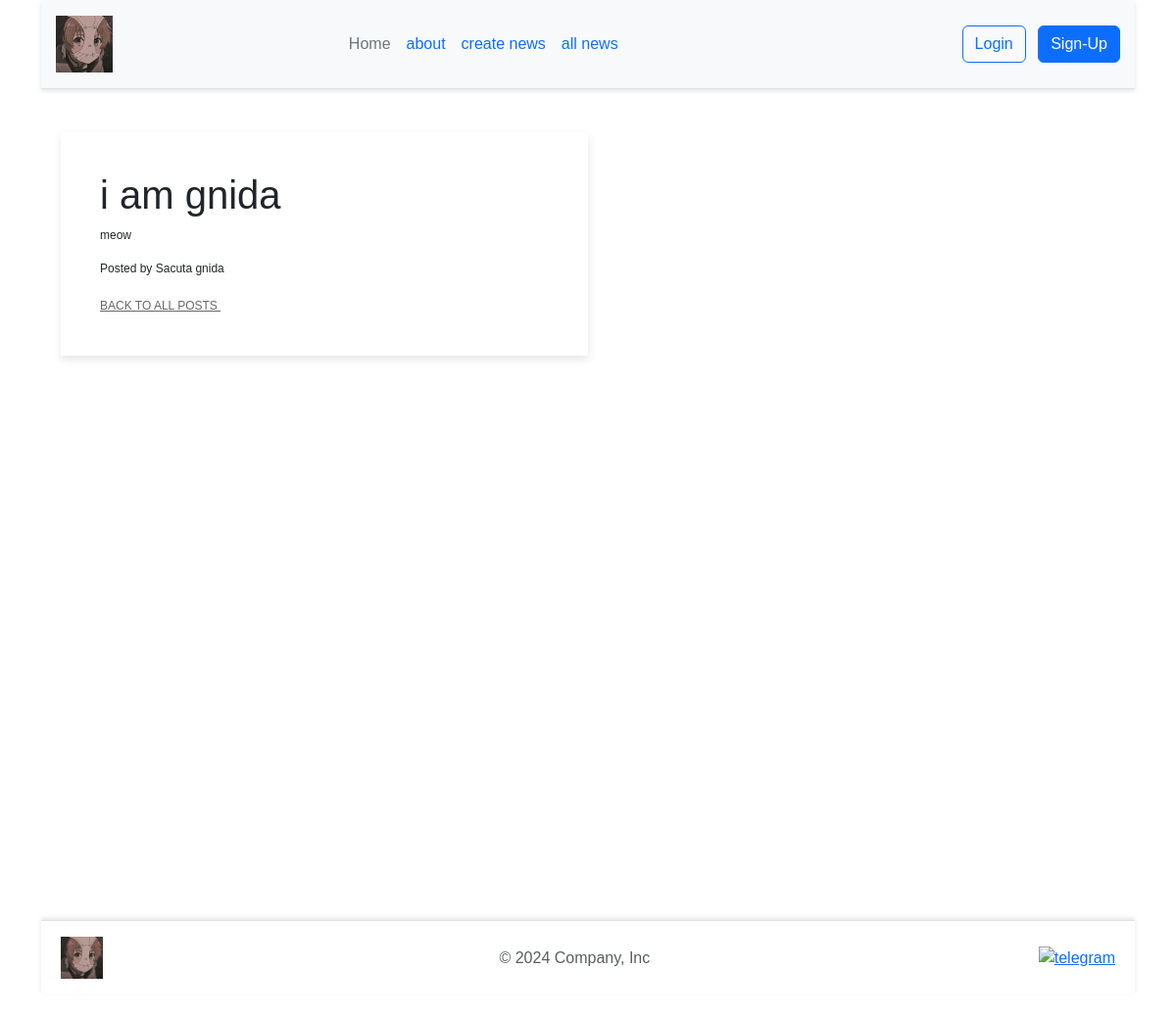
Screenshot of /post/2 with the database file from the repository.
### app.py (models this page shows)
class Post(db.Model):
    id = db.Column(db.Integer, primary_key=True)
    title = db.Column(db.String(50), nullable=False)
    text = db.Column(db.Text, nullable=False)
    user_id = db.Column(db.Integer, db.ForeignKey('user.id'), nullable=False)
    user = db.relationship('User', backref=db.backref('posts', lazy=True))

class User(UserMixin, db.Model):
    id = db.Column(db.Integer, primary_key=True)
    username = db.Column(db.String(50), unique=True, nullable=False)
    password = db.Column(db.String(50), nullable=False)

### app.py (the view)
@app.route("/post/<int:post_id>")
def post_detail(post_id):
    post = Post.query.get_or_404(post_id)
    return render_template('post_detail.html', post=post)

### templates/post_detail.html (shortened to what this page needs)
{%extends "base.html"%}
{% block main %}
<div class="col-md-6 item">
    <div class="item-in">
        <h1>{{ post.title }}</h1>
        <p>{{ post.text }}</p>
        <p>Posted by {{ post.user.username }}</p>
        <a href="{{ url_for('posts') }}">Back to all posts
        </a>
    </div>
</div>
{% endblock %}

### static/css/main.css (style rules this page uses)
* { margin: 0; padding: 0; box-sizing: border-box; }
html, body { height: 100%; }
body { margin: 0; display: flex; flex-direction: column; font-family: Arial, sans-serif; }
.item { position: relative; margin-bottom: 30px; min-height: 1px; float: left; transition: background 0.3s ease, box-shadow 0.3s ease; box-shadow: 0 4px 8px rgba(0, 0, 0, 0.1); -webkit-backface-visibility: hidden; -webkit-tap-highlight-color: transparent; -webkit-touch-callout: none; -webkit-user-select: none; -moz-user-select: none; -ms-user-select: none; user-select: none; }
.item .item-in { background: #fff; padding: 40px; position: relative; }
.item .item-in::before { content: ""; position: absolute; bottom: 0px; height: 2px; width: 0%; background: #db1111; right: 0px; -webkit-transition: width 0.4s; transition: width 0.4s; }
.item p { font-size: 12px; }
.item a { font-family: 'Montserrat', sans-serif; font-size: 12px; text-transform: uppercase; color: #666666; margin-top: 10px; }

### rows the page displays
Post: title "i am gnida", text "meow"
User: user.username "Sacuta gnida"
